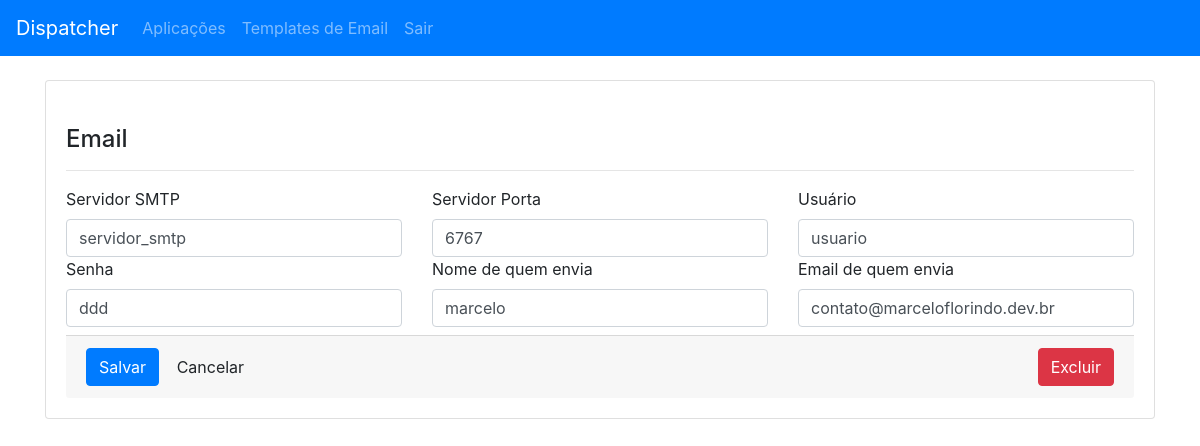
/email/edit/2 (signed in), run on the app's committed database.
### core/models.py (models this page shows, shortened)
class Email(models.Model):
    application = models.OneToOneField(
        Application, related_name='email', on_delete=models.CASCADE)
    smtp_name = models.CharField(_("SMTP Name"), max_length=50)
    smtp_port = models.SmallIntegerField(_("SMTP Port"))
    login = models.CharField(_("Login"), max_length=50)
    password = models.CharField(_("Password"), max_length=50)
    sender_name = models.CharField(_("Sender Name"), max_length=50)
    sender_email = models.CharField(_("Sender Email"), max_length=50)
    objects = models.Manager()

### core/views.py (the view)
class EmailUpdateView(LoginRequiredMixin, SuccessMessageMixin, UpdateView):
    model = Email
    form_class = FormEmail
    template_name = 'email.html'
    success_url = '/applications/'
    success_message = 'Email alterado com sucesso'

### core/forms.py
class FormEmail(forms.ModelForm):
    class Meta:
        model = Email
        exclude = ('application',)
    smtp_name = forms.CharField(label='Servidor SMTP', max_length=50,
                                required=True, widget=forms.TextInput(attrs={'class': 'form-control'}))
    smtp_port = forms.IntegerField(label='Servidor Porta', required=True, widget=forms.TextInput(
        attrs={'class': 'form-control', 'type': 'number'}))
    login = forms.CharField(label='Usuário', max_length=50, required=True,
                            widget=forms.TextInput(attrs={'class': 'form-control'}))
    password = forms.CharField(label='Senha', max_length=20, required=True,
                               widget=forms.TextInput(attrs={'class': 'form-control'}))
    sender_name = forms.CharField(label='Nome de quem envia', max_length=50,
                                  required=True, widget=forms.TextInput(attrs={'class': 'form-control'}))
    sender_email = forms.EmailField(label='Email de quem envia', max_length=50, required=True, widget=forms.TextInput(
        attrs={'class': 'form-control', 'type': 'email'}))

### core/templates/email.html (shortened to what this page needs)
{% extends "base.html" %}
{% block content %}
<div class="card">
    <form method="post">
        <div class="card-body">
            <h4 class="card-title">Email</h4>
            <hr>
            <div class="row">
                <div class='col-md-4'>
                    <label>{{ form.smtp_name.label }}</label>
                    {{ form.smtp_name }}
                </div>
                <div class='col-md-4'>
                    <label>{{ form.smtp_port.label }}</label>
                    {{ form.smtp_port }}
                </div>
                <div class='col-md-4'>
                    <label>{{ form.login.label }}</label>
                    {{ form.login }}
                </div>
                <div class='col-md-4'>
                    <label>{{ form.password.label }}</label>
                    {{ form.password }}
                </div>
                <div class='col-md-4'>
                    <label>{{ form.sender_name.label }}</label>
                    {{ form.sender_name }}
                </div>
                <div class='col-md-4'>
                    <label>{{ form.sender_email.label }}</label>
                    {{ form.sender_email }}
                </div>
            </div>
            <div class="card-footer mt-2">
                <button type="submit" class="btn btn-primary">Salvar</button>
                <a class="btn btn-default" href="{% url 'application_list' %}" role="button">Cancelar</a>
                {% if object %}
                <a class="btn btn-danger float-right" href="{% url 'email_delete' object.id %}"
                    role="button">Excluir</a>
                {% endif %}
            </div>
    </form>
</div>
{% endblock content %}

### data on the page
Email: smtp_name "servidor_smtp", smtp_port "6767", login "usuario", password "ddd", sender_name "marcelo", sender_email "contato@marceloflorindo.dev.br"
